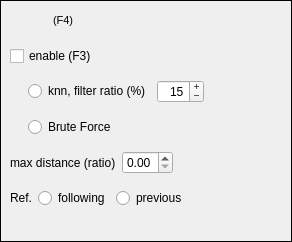
<?xml version="1.0" encoding="UTF-8"?>
<ui version="4.0">
 <class>WarpWidget</class>
 <widget class="QWidget" name="WarpWidget">
  <property name="geometry">
   <rect>
    <x>0</x>
    <y>0</y>
    <width>292</width>
    <height>242</height>
   </rect>
  </property>
  <property name="sizePolicy">
   <sizepolicy hsizetype="Maximum" vsizetype="Maximum">
    <horstretch>0</horstretch>
    <verstretch>0</verstretch>
   </sizepolicy>
  </property>
  <layout class="QVBoxLayout" name="verticalLayout_3">
   <property name="spacing">
    <number>3</number>
   </property>
   <property name="leftMargin">
    <number>0</number>
   </property>
   <property name="topMargin">
    <number>0</number>
   </property>
   <property name="rightMargin">
    <number>0</number>
   </property>
   <property name="bottomMargin">
    <number>0</number>
   </property>
   <item>
    <widget class="QFrame" name="frame">
     <property name="sizePolicy">
      <sizepolicy hsizetype="Expanding" vsizetype="Expanding">
       <horstretch>0</horstretch>
       <verstretch>0</verstretch>
      </sizepolicy>
     </property>
     <property name="frameShape">
      <enum>QFrame::Shape::Panel</enum>
     </property>
     <property name="frameShadow">
      <enum>QFrame::Shadow::Plain</enum>
     </property>
     <layout class="QVBoxLayout" name="verticalLayout_2">
      <item>
       <layout class="QHBoxLayout" name="horizontalLayout">
        <property name="spacing">
         <number>3</number>
        </property>
        <item>
         <widget class="QPushButton" name="pushButton_set_preview">
          <property name="sizePolicy">
           <sizepolicy hsizetype="Maximum" vsizetype="Maximum">
            <horstretch>0</horstretch>
            <verstretch>0</verstretch>
           </sizepolicy>
          </property>
          <property name="focusPolicy">
           <enum>Qt::FocusPolicy::NoFocus</enum>
          </property>
          <property name="text">
           <string/>
          </property>
          <property name="icon">
           <iconset>
            <normaloff>../../icons/grey/eye.svg</normaloff>
            <normalon>../../icons/blue/eye.svg</normalon>../../icons/grey/eye.svg</iconset>
          </property>
          <property name="checkable">
           <bool>true</bool>
          </property>
          <property name="flat">
           <bool>true</bool>
          </property>
         </widget>
        </item>
        <item>
         <widget class="QLabel" name="shortcut">
          <property name="sizePolicy">
           <sizepolicy hsizetype="Maximum" vsizetype="Maximum">
            <horstretch>0</horstretch>
            <verstretch>0</verstretch>
           </sizepolicy>
          </property>
          <property name="font">
           <font>
            <pointsize>8</pointsize>
            <italic>false</italic>
           </font>
          </property>
          <property name="text">
           <string notr="true">(F4)</string>
          </property>
         </widget>
        </item>
        <item>
         <spacer name="horizontalSpacer">
          <property name="orientation">
           <enum>Qt::Orientation::Horizontal</enum>
          </property>
          <property name="sizeHint" stdset="0">
           <size>
            <width>5</width>
            <height>20</height>
           </size>
          </property>
         </spacer>
        </item>
       </layout>
      </item>
      <item>
       <layout class="QVBoxLayout" name="verticalLayout">
        <property name="bottomMargin">
         <number>12</number>
        </property>
        <item>
         <widget class="QCheckBox" name="checkBox_enabled">
          <property name="sizePolicy">
           <sizepolicy hsizetype="Maximum" vsizetype="Fixed">
            <horstretch>0</horstretch>
            <verstretch>0</verstretch>
           </sizepolicy>
          </property>
          <property name="text">
           <string>enable (F3)</string>
          </property>
         </widget>
        </item>
        <item>
         <layout class="QHBoxLayout" name="horizontalLayout_2">
          <property name="leftMargin">
           <number>18</number>
          </property>
          <item>
           <widget class="QRadioButton" name="radioButton_knn">
            <property name="text">
             <string>knn, filter ratio (%)</string>
            </property>
            <attribute name="buttonGroup">
             <string notr="true">matching</string>
            </attribute>
           </widget>
          </item>
          <item>
           <widget class="QSpinBox" name="spinBox_knn">
            <property name="maximumSize">
             <size>
              <width>80</width>
              <height>16777215</height>
             </size>
            </property>
            <property name="focusPolicy">
             <enum>Qt::FocusPolicy::NoFocus</enum>
            </property>
            <property name="alignment">
             <set>Qt::AlignmentFlag::AlignRight|Qt::AlignmentFlag::AlignTrailing|Qt::AlignmentFlag::AlignVCenter</set>
            </property>
            <property name="buttonSymbols">
             <enum>QAbstractSpinBox::ButtonSymbols::PlusMinus</enum>
            </property>
            <property name="suffix">
             <string notr="true"/>
            </property>
            <property name="prefix">
             <string notr="true"/>
            </property>
            <property name="maximum">
             <number>100</number>
            </property>
            <property name="value">
             <number>15</number>
            </property>
           </widget>
          </item>
          <item>
           <spacer name="horizontalSpacer_2">
            <property name="orientation">
             <enum>Qt::Orientation::Horizontal</enum>
            </property>
            <property name="sizeHint" stdset="0">
             <size>
              <width>40</width>
              <height>20</height>
             </size>
            </property>
           </spacer>
          </item>
         </layout>
        </item>
        <item>
         <layout class="QHBoxLayout" name="horizontalLayout_5">
          <property name="leftMargin">
           <number>18</number>
          </property>
          <item>
           <widget class="QRadioButton" name="radioButton_bf">
            <property name="text">
             <string>Brute Force</string>
            </property>
            <attribute name="buttonGroup">
             <string notr="true">matching</string>
            </attribute>
           </widget>
          </item>
         </layout>
        </item>
        <item>
         <layout class="QHBoxLayout" name="horizontalLayout_4">
          <item>
           <widget class="QLabel" name="label_2">
            <property name="text">
             <string>max distance (ratio)</string>
            </property>
           </widget>
          </item>
          <item>
           <widget class="QDoubleSpinBox" name="doubleSpinBox">
            <property name="maximum">
             <double>0.600000000000000</double>
            </property>
            <property name="singleStep">
             <double>0.100000000000000</double>
            </property>
           </widget>
          </item>
          <item>
           <spacer name="horizontalSpacer_4">
            <property name="orientation">
             <enum>Qt::Orientation::Horizontal</enum>
            </property>
            <property name="sizeHint" stdset="0">
             <size>
              <width>40</width>
              <height>20</height>
             </size>
            </property>
           </spacer>
          </item>
         </layout>
        </item>
        <item>
         <layout class="QHBoxLayout" name="horizontalLayout_3">
          <item>
           <widget class="QLabel" name="label">
            <property name="text">
             <string>Ref.</string>
            </property>
           </widget>
          </item>
          <item>
           <widget class="QRadioButton" name="radioButton_next">
            <property name="text">
             <string>following</string>
            </property>
            <attribute name="buttonGroup">
             <string notr="true">buttonGroup</string>
            </attribute>
           </widget>
          </item>
          <item>
           <widget class="QRadioButton" name="radioButton_prev">
            <property name="text">
             <string>previous</string>
            </property>
            <attribute name="buttonGroup">
             <string notr="true">buttonGroup</string>
            </attribute>
           </widget>
          </item>
          <item>
           <spacer name="horizontalSpacer_3">
            <property name="orientation">
             <enum>Qt::Orientation::Horizontal</enum>
            </property>
            <property name="sizeHint" stdset="0">
             <size>
              <width>40</width>
              <height>20</height>
             </size>
            </property>
           </spacer>
          </item>
         </layout>
        </item>
        <item>
         <spacer name="horizontalSpacer_5">
          <property name="orientation">
           <enum>Qt::Orientation::Horizontal</enum>
          </property>
          <property name="sizeHint" stdset="0">
           <size>
            <width>40</width>
            <height>3</height>
           </size>
          </property>
         </spacer>
        </item>
       </layout>
      </item>
     </layout>
    </widget>
   </item>
  </layout>
 </widget>
 <resources/>
 <connections/>
 <buttongroups>
  <buttongroup name="matching"/>
  <buttongroup name="buttonGroup"/>
 </buttongroups>
</ui>
